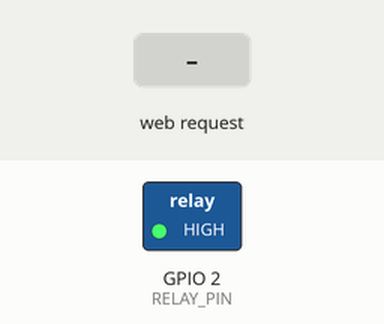
A sketch run on a simulated ESP32. Shown: switched loads named in the sketch (green lamp = pin HIGH). Inputs (shaded band) come from the test bench. WiFi joins after 1.5 s; servers stay silent unless stated; storage starts empty; what the sketch prints to the serial monitor is not drawn.

Above: at 3.7 s.
3.8 s: HTTP request GET /open received
At 4.4 s:
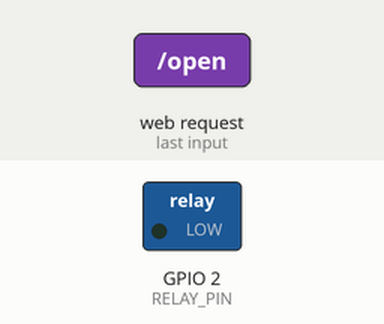
5.3 s: HTTP request GET /close received
At 6.7 s:
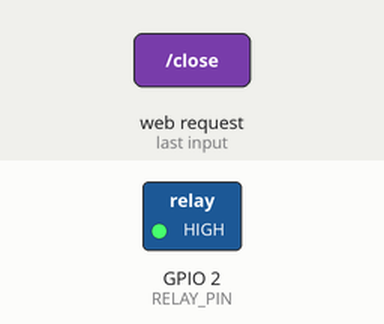
Timing chart, 0 to 8.3 s (numbered marks = the images above; inputs shaded):
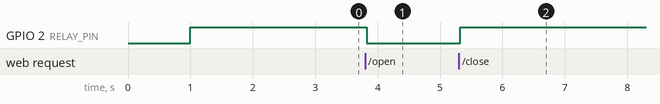

Measured:
- after the input at 3.8 s, GPIO 2 (RELAY_PIN): HIGH → LOW at once
- after the input at 5.3 s, GPIO 2 (RELAY_PIN): LOW → HIGH at once

The sketch:

sketch_jun27b.ino.ino
```cpp
#include <WiFi.h>
#include <ESPAsyncWebServer.h>
#include <AsyncTCP.h>
#include <SPIFFS.h> // หรือ <LittleFS.h> ถ้าใช้ LittleFS

// ข้อมูล Wi-Fi (ถ้า ESP32 เป็น Station Mode)
const char* ssid = "YOUR_WIFI_SSID";         // เปลี่ยนเป็นชื่อ Wi-Fi ของคุณ
const char* password = "YOUR_WIFI_PASSWORD"; // เปลี่ยนเป็นรหัสผ่าน Wi-Fi ของคุณ

// หรือถ้าจะให้ ESP32 เป็น Access Point (AP) ให้สมาร์ทโฟนเชื่อมต่อตรง
const char* ap_ssid = "ESP32_DOOR_CONTROL";
const char* ap_password = "password123"; // รหัสผ่านสำหรับเชื่อมต่อ AP ของ ESP32

// กำหนดขา GPIO สำหรับควบคุม Relay (ตัวอย่างใช้ GPIO 2)
// แนะนำให้ใช้ขา GPIO ที่เหมาะสมกับ Relay ของคุณ
const int RELAY_PIN = 2; // เปลี่ยนตามขา GPIO ที่คุณใช้
const int RELAY_ON = LOW; // หรือ HIGH ขึ้นอยู่กับ Relay ของคุณว่าเป็น Active-LOW หรือ Active-HIGH
const int RELAY_OFF = HIGH; // ค่าตรงข้ามกับ RELAY_ON

AsyncWebServer server(80); // สร้าง Web Server บนพอร์ต 80

void setup() {
  Serial.begin(115200);
  delay(1000);

  // ตั้งค่าขา GPIO สำหรับ Relay
  pinMode(RELAY_PIN, OUTPUT);
  digitalWrite(RELAY_PIN, RELAY_OFF); // ตั้งค่าเริ่มต้นให้ประตู "ปิด" (Relay ปิด)

  // เริ่มต้นระบบไฟล์ SPIFFS/LittleFS
  // ตรวจสอบว่าใช้ SPIFFS หรือ LittleFS แล้วเปลี่ยนฟังก์ชันให้ถูกต้อง
  if (!SPIFFS.begin(true)) { // ใช้ true เพื่อฟอร์แมตหากเริ่มต้นไม่สำเร็จ
    Serial.println("An Error has occurred while mounting SPIFFS");
    return;
  }
  Serial.println("SPIFFS mounted successfully");

  // ----- โหมดการเชื่อมต่อ Wi-Fi -----
  // เลือกเพียง 1 โหมด: Station Mode หรือ Access Point Mode

  // 1. โหมด Station (ESP32 เชื่อมต่อ Wi-Fi บ้านของคุณ)
  Serial.print("Connecting to WiFi: ");
  Serial.println(ssid);
  WiFi.begin(ssid, password);
  while (WiFi.status() != WL_CONNECTED) {
    delay(500);
    Serial.print(".");
  }
  Serial.println("\nWiFi connected.");
  Serial.print("IP Address: ");
  Serial.println(WiFi.localIP());

  /*
  // 2. โหมด Access Point (ESP32 สร้าง Wi-Fi Hotspot ให้สมาร์ทโฟนเชื่อมต่อตรง)
  // ให้ uncomment โค้ดส่วนนี้และคอมเมนต์ส่วน Station Mode ด้านบน
  Serial.print("Setting up AP mode. SSID: ");
  Serial.println(ap_ssid);
  WiFi.softAP(ap_ssid, ap_password);
  IPAddress IP = WiFi.softAPIP();
  Serial.print("AP IP address: ");
  Serial.println(IP);
  */

  // ----- ตั้งค่า Web Server Routes -----

  // Route สำหรับหน้าหลัก (index.html)
  server.on("/", HTTP_GET, [](AsyncWebServerRequest *request){
    request->send(SPIFFS, "/index.html", "text/html");
  });

  // Route สำหรับ CSS
  server.on("/style.css", HTTP_GET, [](AsyncWebServerRequest *request){
    request->send(SPIFFS, "/style.css", "text/css");
  });

  // Route สำหรับ JavaScript
  server.on("/script.js", HTTP_GET, [](AsyncWebServerRequest *request){
    request->send(SPIFFS, "/script.js", "application/javascript");
  });

  // Route สำหรับสั่ง "เปิด" ประตู
  server.on("/open", HTTP_GET, [](AsyncWebServerRequest *request){
    Serial.println("Received command: OPEN");
    digitalWrite(RELAY_PIN, RELAY_ON); // สั่ง Relay ให้เปิดประตู
    request->send(200, "text/plain", "Door is OPENING!");
  });

  // Route สำหรับสั่ง "ปิด" ประตู
  server.on("/close", HTTP_GET, [](AsyncWebServerRequest *request){
    Serial.println("Received command: CLOSE");
    digitalWrite(RELAY_PIN, RELAY_OFF); // สั่ง Relay ให้ปิดประตู
    request->send(200, "text/plain", "Door is CLOSING!");
  });

  // Route สำหรับสั่ง "หยุด" การทำงาน (ถ้ามี)
  // ในตัวอย่างนี้ เราจะให้หยุดการทำงานคือกลับไปสถานะ Relay OFF หรือ อาจจะเขียน Logic ที่ซับซ้อนกว่านี้
  server.on("/stop", HTTP_GET, [](AsyncWebServerRequest *request){
    Serial.println("Received command: STOP");
    // สำหรับประตูมอเตอร์ อาจจะต้องส่งสัญญาณ pulse สั้นๆ หรืออีกแบบ
    // ในตัวอย่างนี้ ถ้าประตูค้างอยู่ ก็จะสั่งให้ Relay กลับไปสถานะปิด (หยุดการทำงานของมอเตอร์)
    digitalWrite(RELAY_PIN, RELAY_OFF);
    request->send(200, "text/plain", "Door action STOPPED!");
  });

  // จัดการ 404 Not Found
  server.onNotFound([](AsyncWebServerRequest *request){
    request->send(404, "text/plain", "Not Found");
  });

  server.begin(); // เริ่มต้น Web Server
  Serial.println("HTTP server started");
}

void loop() {
  // ไม่ต้องใส่โค้ดอะไรมากใน loop() สำหรับ AsyncWebServer
  // Server จะจัดการ Request แบบ Async ให้เอง
}
```
